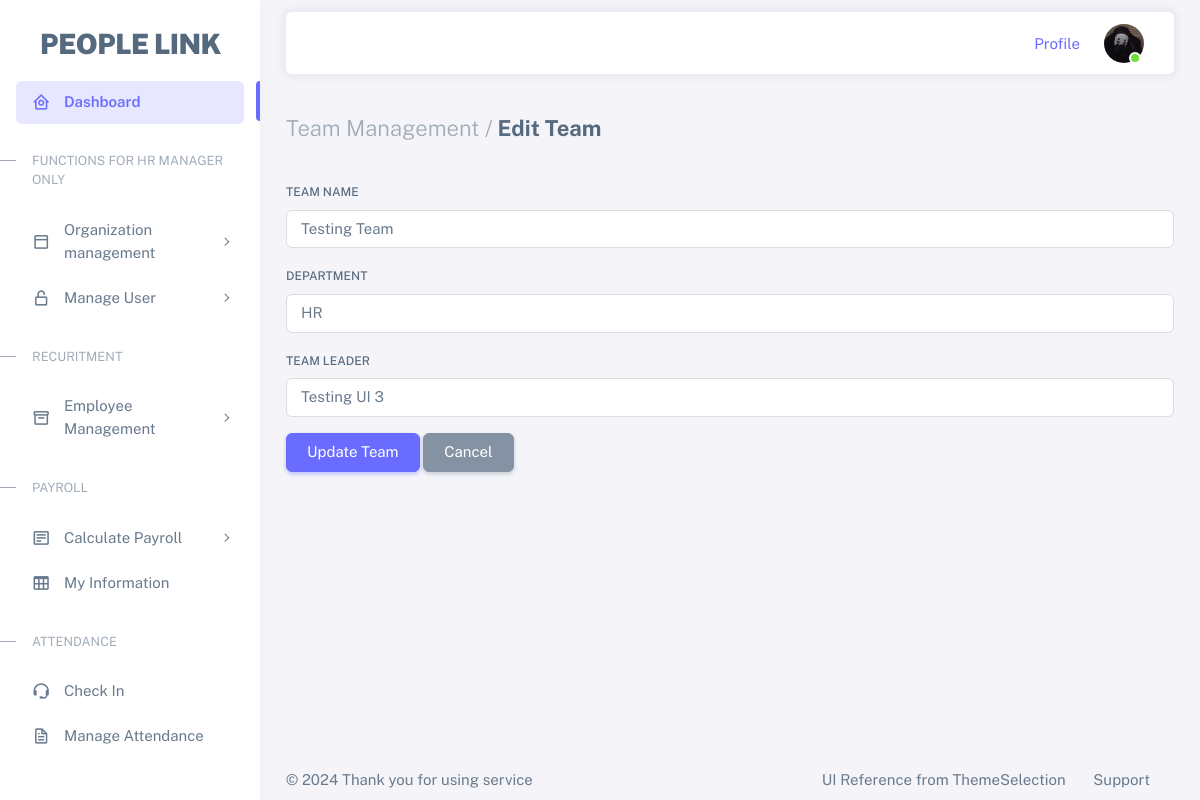
The app's page /edit_team/1, older data.
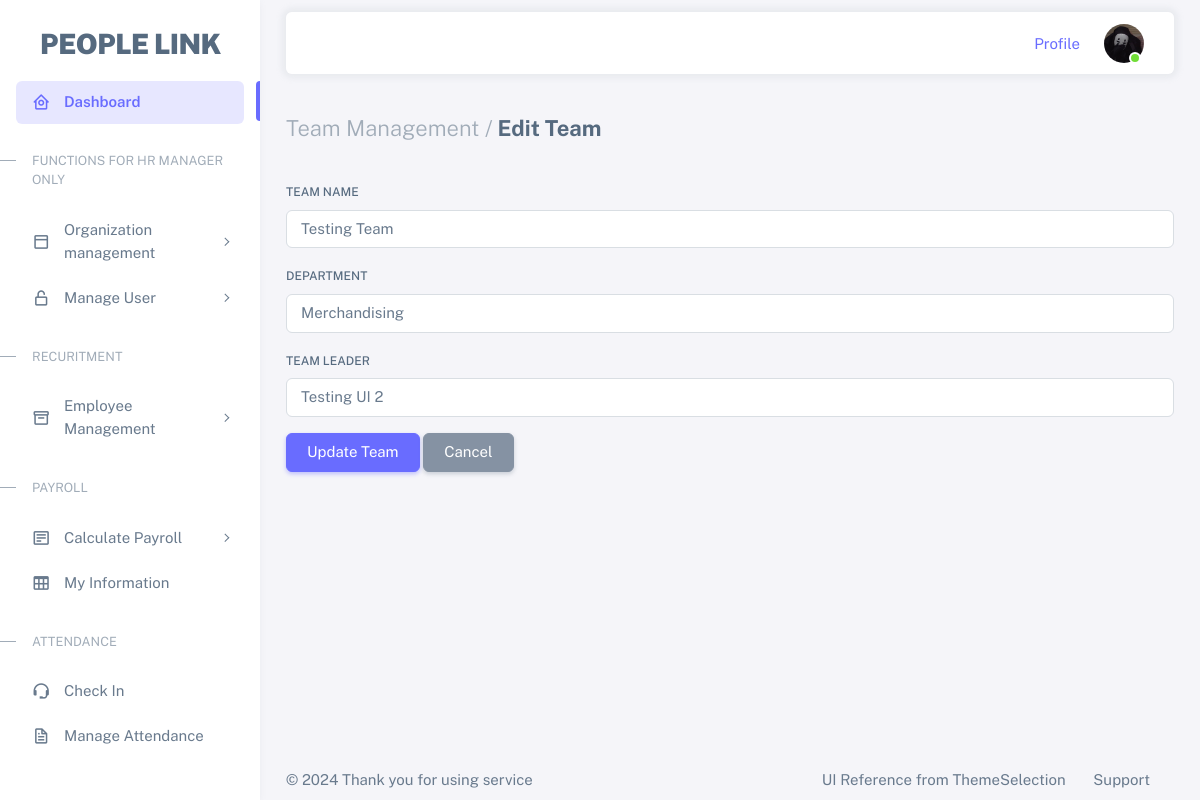
The same page, newer data.
### tables this page shows
CREATE TABLE team (
    team_id INTEGER PRIMARY KEY,
    team_name TEXT NOT NULL,
    dept_id INTEGER,
    leader_id INTEGER,
    FOREIGN KEY (dept_id) REFERENCES department(dept_id),
    FOREIGN KEY (leader_id) REFERENCES employee(emp_id)
);

CREATE TABLE department (
        dept_id INTEGER PRIMARY KEY AUTOINCREMENT,
        name TEXT NOT NULL UNIQUE
    , leader_id INTEGER);

CREATE TABLE employee (
        emp_id INTEGER PRIMARY KEY AUTOINCREMENT,
        emp_name TEXT NOT NULL,
        department TEXT NOT NULL,
        job_status TEXT NOT NULL,
        gender TEXT NOT NULL,
        termination_date DATE,
        employee_status TEXT NOT NULL,
        join_date DATE NOT NULL,
        pos_id INTEGER NOT NULL, team_id INTEGER, leader_id INTEGER, is_leader INTEGER DEFAULT 0, is_team_leader INTEGER DEFAULT 0, is_dept_leader INTEGER DEFAULT 0, email TEXT, phone TEXT,
        FOREIGN KEY (pos_id) REFERENCES position (pos_id)
    );

### app.py (the view, shortened to what this page needs)
@app.route('/edit_team/<int:team_id>', methods=['GET', 'POST'])
def edit_team(team_id):
    conn = get_db()
    cursor = conn.cursor()
    cursor.execute('SELECT team_id, team_name, dept_id, leader_id FROM team WHERE team_id = ?', (team_id,))
    team = cursor.fetchone()
    if not team:
        flash('Team not found.')
        return redirect(url_for('teams'))
    cursor.execute('SELECT dept_id, name FROM department')
    departments = cursor.fetchall()
    cursor.execute('''
        SELECT emp_id, emp_name
        FROM employee
        WHERE emp_id NOT IN (SELECT leader_id FROM team WHERE leader_id IS NOT NULL)
        OR emp_id = ?
    ''', (team[3],))
    employees = cursor.fetchall()
    conn.close()
    return render_template('edit_teams.html', team=team, departments=departments, employees=employees)

### app.py (called while the page is built)
def get_db():
    conn = sqlite3.connect('hrm.db')
    conn.row_factory = sqlite3.Row
    return conn

### templates/edit_teams.html (shortened to what this page needs)
{% extends "base.html" %}
{% block content %}
<div class="container-xxl flex-grow-1 container-p-y">
    <h4 class="fw-bold py-3 mb-4">
        <span class="text-muted fw-light">Team Management /</span> Edit Team
    </h4>
    <form action="{{ url_for('edit_team', team_id=team[0]) }}" method="POST">
        <div class="mb-3">
            <label for="team_name" class="form-label">Team Name</label>
            <input type="text" id="team_name" name="team_name" class="form-control" value="{{ team[1] }}" required>
        </div>
        <div class="mb-3">
            <label for="department_id" class="form-label">Department</label>
            <select id="department_id" name="department_id" class="form-control" required>
                {% for department in departments %}
                <option value="{{ department[0] }}" {% if department[0] == team[2] %}selected{% endif %}>{{ department[1] }}</option>
                {% endfor %}
            </select>
        </div>
        <div class="mb-3">
            <label for="team_leader_id" class="form-label">Team Leader</label>
            <select id="team_leader_id" name="team_leader_id" class="form-control">
                {% for emp in employees %}
                <option value="{{ emp[0] }}" {% if emp[0] == team[3] %}selected{% endif %}>{{ emp[1] }}</option>
                {% endfor %}
            </select>
        </div>
        <button type="submit" class="btn btn-primary">Update Team</button>
        <a href="{{ url_for('teams') }}" class="btn btn-secondary">Cancel</a>
    </form>
</div>
{% endblock %}

Row changes from the older to the newer data that the page shows:
changed team "Testing Team": department_id "HR" → "Merchandising"; team_leader_id "Testing UI 3" → "Testing UI 2"
